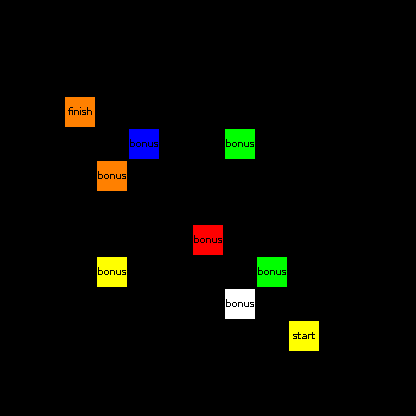

Tiled map render using the project's own tile images. Description and the whole map definition, tile-layer contents included, below:
An orthogonal 13x13 tile map with 32x32 px tiles, 3 tile layers (base, gates, triggers) and 11 objects (6x tree, 3x bush, 2x pinetree).

<map version="1.0" orientation="orthogonal" renderorder="right-down" width="13" height="13" tilewidth="32" tileheight="32" nextobjectid="17">
 <properties>
  <property name="steps" type="int" value="36" />
 </properties>
 <tileset firstgid="1" source="../../resources/tiled/tiled.tsx" />
 <layer name="base" width="13" height="13">
  <data encoding="csv">
0,0,0,0,0,0,0,0,0,0,0,0,0,
0,0,0,0,0,0,0,0,0,0,0,0,0,
0,0,0,0,0,0,0,0,0,0,0,0,0,
0,0,1,1,1,1,1,1,1,1,0,0,0,
0,0,1,1,1,1,1,1,1,1,0,0,0,
0,0,1,1,1,1,1,1,1,1,0,0,0,
0,0,1,1,1,1,1,1,1,1,0,0,0,
0,0,1,1,1,1,1,1,1,1,0,0,0,
0,0,1,1,1,1,1,1,1,1,0,0,0,
0,0,1,1,1,1,1,1,1,1,0,0,0,
0,0,1,1,1,1,1,1,1,1,0,0,0,
0,0,0,0,0,0,0,0,0,0,0,0,0,
0,0,0,0,0,0,0,0,0,0,0,0,0
</data>
 </layer>
 <layer name="gates" width="13" height="13">
  <data encoding="csv">
0,0,0,0,0,0,0,0,0,0,0,0,0,
0,0,0,0,0,0,0,0,0,0,0,0,0,
0,0,0,0,0,0,0,0,0,0,0,0,0,
0,0,6,0,0,0,0,0,0,0,0,0,0,
0,0,0,0,8,0,0,7,0,0,0,0,0,
0,0,0,6,0,0,0,0,0,0,0,0,0,
0,0,0,0,0,0,0,0,0,0,0,0,0,
0,0,0,0,0,0,5,0,0,0,0,0,0,
0,0,0,4,0,0,0,0,7,0,0,0,0,
0,0,0,0,0,0,0,3,0,0,0,0,0,
0,0,0,0,0,0,0,0,0,0,0,0,0,
0,0,0,0,0,0,0,0,0,0,0,0,0,
0,0,0,0,0,0,0,0,0,0,0,0,0
</data>
 </layer>
 <layer name="triggers" width="13" height="13">
  <data encoding="csv">
0,0,0,0,0,0,0,0,0,0,0,0,0,
0,0,0,0,0,0,0,0,0,0,0,0,0,
0,0,0,0,0,0,0,0,0,0,0,0,0,
0,0,9,0,0,0,0,0,0,0,0,0,0,
0,0,0,0,10,0,0,10,0,0,0,0,0,
0,0,0,10,0,0,0,0,0,0,0,0,0,
0,0,0,0,0,0,0,0,0,0,0,0,0,
0,0,0,0,0,0,10,0,0,0,0,0,0,
0,0,0,10,0,0,0,0,10,0,0,0,0,
0,0,0,0,0,0,0,10,0,0,0,0,0,
0,0,0,0,0,0,0,0,0,2,0,0,0,
0,0,0,0,0,0,0,0,0,0,0,0,0,
0,0,0,0,0,0,0,0,0,0,0,0,0
</data>
 </layer>
 <objectgroup name="objects">
  <object id="6" name="tree" x="352" y="32" width="32" height="32" />
  <object id="7" name="tree" x="352" y="64" width="32" height="32" />
  <object id="8" name="tree" x="320" y="32" width="32" height="32" />
  <object id="9" name="bush" x="224" y="32" width="32" height="32" />
  <object id="10" name="pinetree" x="352" y="224" width="32" height="32" />
  <object id="11" name="tree" x="352" y="352" width="32" height="32" />
  <object id="12" name="pinetree" x="32" y="352" width="32" height="32" />
  <object id="13" name="tree" x="32" y="64" width="32" height="32" />
  <object id="14" name="tree" x="64" y="32" width="32" height="32" />
  <object id="15" name="bush" x="352" y="128" width="32" height="32" />
  <object id="16" name="bush" x="0" y="256" width="32" height="32" />
 </objectgroup>
</map>
